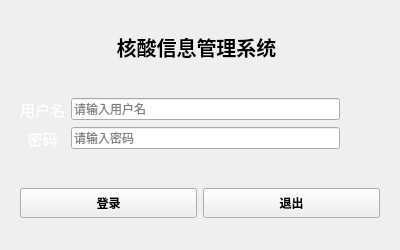
<?xml version="1.0" encoding="UTF-8"?>
<ui version="4.0">
 <class>log_in</class>
 <widget class="QWidget" name="log_in">
  <property name="geometry">
   <rect>
    <x>0</x>
    <y>0</y>
    <width>400</width>
    <height>250</height>
   </rect>
  </property>
  <property name="minimumSize">
   <size>
    <width>400</width>
    <height>250</height>
   </size>
  </property>
  <property name="maximumSize">
   <size>
    <width>400</width>
    <height>250</height>
   </size>
  </property>
  <property name="windowTitle">
   <string>Kaixi</string>
  </property>
  <property name="windowIcon">
   <iconset resource="res.qrc">
    <normaloff>:/icon/icon.jpg</normaloff>:/icon/icon.jpg</iconset>
  </property>
  <property name="styleSheet">
   <string notr="true">
QWidget#log_in{
	background-color:rgba(41,52,98,1);
};</string>
  </property>
  <layout class="QGridLayout" name="gridLayout_2">
   <item row="1" column="0">
    <widget class="QWidget" name="widget_2" native="true">
     <layout class="QGridLayout" name="gridLayout">
      <item row="0" column="0">
       <widget class="QLabel" name="label_2">
        <property name="font">
         <font>
          <pointsize>11</pointsize>
         </font>
        </property>
        <property name="styleSheet">
         <string notr="true">color: rgb(255, 255, 255);</string>
        </property>
        <property name="text">
         <string>用户名</string>
        </property>
        <property name="alignment">
         <set>Qt::AlignRight|Qt::AlignTrailing|Qt::AlignVCenter</set>
        </property>
       </widget>
      </item>
      <item row="0" column="1">
       <widget class="QLineEdit" name="name">
        <property name="styleSheet">
         <string notr="true">QlineEdit{border:2px }</string>
        </property>
        <property name="maxLength">
         <number>8</number>
        </property>
        <property name="placeholderText">
         <string>请输入用户名</string>
        </property>
       </widget>
      </item>
      <item row="1" column="0">
       <widget class="QLabel" name="label">
        <property name="font">
         <font>
          <pointsize>11</pointsize>
         </font>
        </property>
        <property name="styleSheet">
         <string notr="true">
color: rgb(255, 255, 255);</string>
        </property>
        <property name="text">
         <string>密码</string>
        </property>
        <property name="alignment">
         <set>Qt::AlignCenter</set>
        </property>
       </widget>
      </item>
      <item row="1" column="1">
       <widget class="QLineEdit" name="password">
        <property name="maxLength">
         <number>8</number>
        </property>
        <property name="echoMode">
         <enum>QLineEdit::Password</enum>
        </property>
        <property name="placeholderText">
         <string>请输入密码</string>
        </property>
       </widget>
      </item>
      <item row="0" column="2">
       <spacer name="horizontalSpacer">
        <property name="orientation">
         <enum>Qt::Horizontal</enum>
        </property>
        <property name="sizeType">
         <enum>QSizePolicy::Minimum</enum>
        </property>
        <property name="sizeHint" stdset="0">
         <size>
          <width>40</width>
          <height>20</height>
         </size>
        </property>
       </spacer>
      </item>
     </layout>
    </widget>
   </item>
   <item row="0" column="0">
    <widget class="QWidget" name="widget_3" native="true">
     <property name="styleSheet">
      <string notr="true">
#log_in{
border-image: url(:/icon/background1.jpg);
}</string>
     </property>
     <widget class="QLabel" name="label_3">
      <property name="geometry">
       <rect>
        <x>80</x>
        <y>20</y>
        <width>211</width>
        <height>31</height>
       </rect>
      </property>
      <property name="font">
       <font>
        <pointsize>15</pointsize>
        <bold>true</bold>
       </font>
      </property>
      <property name="autoFillBackground">
       <bool>false</bool>
      </property>
      <property name="styleSheet">
       <string notr="true">color: rgb(255, 255, 255);

QLabel#label_3{
	background-color:rgba(166,73,66,1);
};</string>
      </property>
      <property name="text">
       <string>核酸信息管理系统</string>
      </property>
      <property name="alignment">
       <set>Qt::AlignCenter</set>
      </property>
     </widget>
    </widget>
   </item>
   <item row="2" column="0">
    <widget class="QWidget" name="widget" native="true">
     <property name="minimumSize">
      <size>
       <width>0</width>
       <height>30</height>
      </size>
     </property>
     <layout class="QGridLayout" name="gridLayout_3">
      <item row="0" column="1">
       <widget class="QPushButton" name="pushButton">
        <property name="minimumSize">
         <size>
          <width>0</width>
          <height>30</height>
         </size>
        </property>
        <property name="font">
         <font>
          <bold>true</bold>
         </font>
        </property>
        <property name="text">
         <string>退出</string>
        </property>
       </widget>
      </item>
      <item row="0" column="0">
       <widget class="QPushButton" name="pushButton_2">
        <property name="minimumSize">
         <size>
          <width>0</width>
          <height>30</height>
         </size>
        </property>
        <property name="font">
         <font>
          <bold>true</bold>
         </font>
        </property>
        <property name="text">
         <string>登录</string>
        </property>
       </widget>
      </item>
     </layout>
    </widget>
   </item>
  </layout>
 </widget>
 <resources>
  <include location="res.qrc"/>
 </resources>
 <connections/>
</ui>
